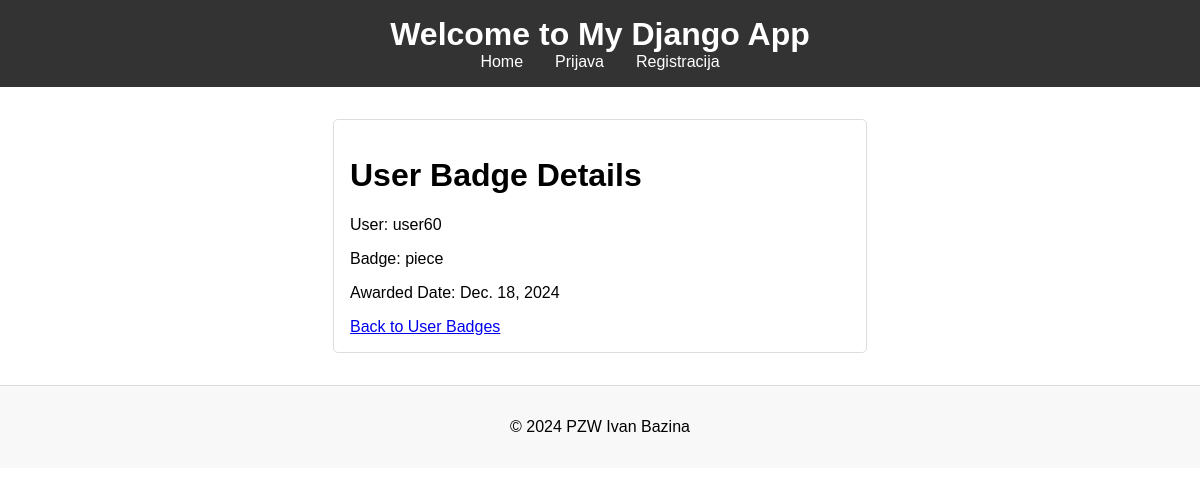
The page /user-badges/1/ on the database its author committed.
### main/models.py (models this page shows, shortened)
class UserBadge(models.Model):
    user = models.ForeignKey(User, on_delete=models.CASCADE)
    badge = models.ForeignKey(Badge, on_delete=models.CASCADE)
    awarded_date = models.DateField(auto_now_add=True)

class Badge(models.Model):
    name = models.CharField(max_length=100)
    description = models.TextField()
    icon = models.ImageField(upload_to='badges/')
    criteria = models.CharField(max_length=255)  # Criteria to earn the badge

### main/views.py (the view)
# urls.py: path('user-badges/<int:pk>/', UserBadgeDetailView.as_view(), name='userbadge-detail'),
class UserBadgeDetailView(DetailView):
    model = UserBadge
    template_name = 'user_badges/user_badge_detail.html'
    context_object_name = 'user_badge'

### main/templates/user_badges/user_badge_detail.html
{% extends "base_generic.html" %}
{% block content %}
<h1>User Badge Details</h1>
<p>User: {{ user_badge.user.username }}</p>
<p>Badge: {{ user_badge.badge.name }}</p>
<p>Awarded Date: {{ user_badge.awarded_date }}</p>
<a href="{% url 'userbadge-list' %}">Back to User Badges</a>
{% endblock %}

### main/static/css/styles.css (style rules this page uses)
body { font-family: Arial, sans-serif; margin: 0; padding: 0; }

### rows shown on the page
UserBadge: user.username "user60", badge.name "piece", awarded_date "Dec. 18, 2024"
